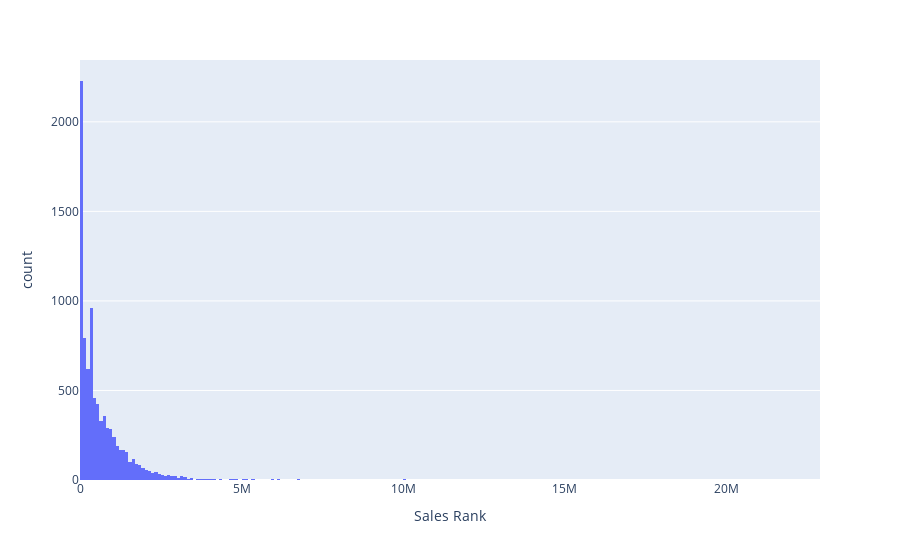

The notebook cell this image was saved under:
### Markdown cell above
Looks like listings became more inconsistent but there were more units per shipment.

### Code cell
#Sales rank histogram
srhist = px.histogram(lists,x='Sales Rank')
srhist.show()

### Figure 1 — Plotly figure (JSON) as saved in the notebook; plotly's stock layout.template omitted (floating-point values rounded to 4 significant figures; data arrays with more than 128 entries replaced by an {"elided": "..."} marker saying what was removed)
{"data": [{"alignmentgroup": "True", "bingroup": "x", "hovertemplate": "Sales Rank=%{x}<br>count=%{y}<extra></extra>", "legendgroup": "", "marker": {"color": "#636efa", "pattern": {"shape": ""}}, "name": "", "offsetgroup": "", "orientation": "v", "showlegend": false, "type": "histogram", "x": {"elided": "8646 int values"}, "xaxis": "x", "yaxis": "y"}], "layout": {"barmode": "relative", "legend": {"tracegroupgap": 0}, "margin": {"t": 60}, "xaxis": {"anchor": "y", "domain": [0, 1], "title": {"text": "Sales Rank"}}, "yaxis": {"anchor": "x", "domain": [0, 1], "title": {"text": "count"}}}}
